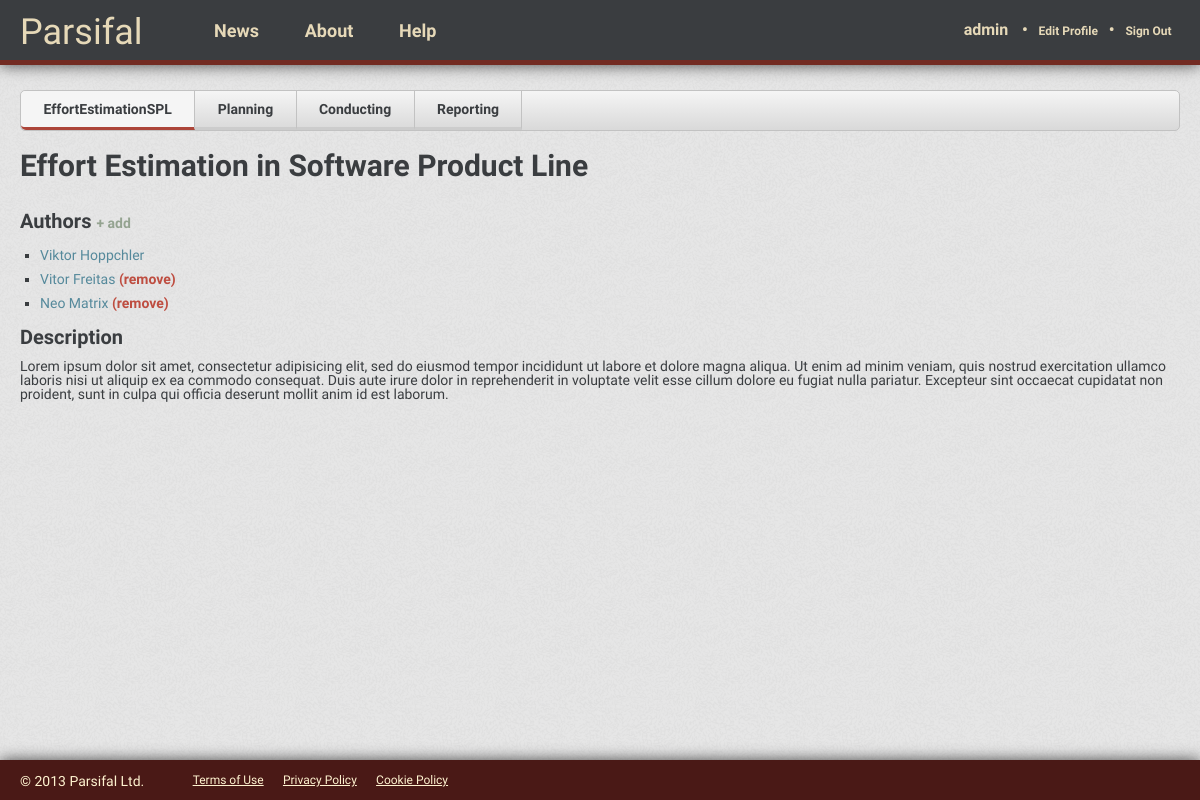
Page /admin/EffortEstimationSPL/ (signed in) on the committed database.
### reviews/models.py (models this page shows, shortened)
class Review(models.Model):
    short_name = models.CharField(max_length=50) #TODO: Change var name to Name
    title = models.CharField(max_length=200)
    description = models.CharField(max_length=500)
    user = models.ForeignKey(User) #TODO: Change var name to Author
    create_date = models.DateTimeField(auto_now_add=True, blank=True)
    last_update = models.DateTimeField()
    co_authors = models.ManyToManyField(User, related_name="co+")
    objective = models.TextField(max_length=1000, null=True)
    questions = models.ManyToManyField(Question)
    sources = models.ManyToManyField(Source)
    class Meta:
        verbose_name = "Review"
        verbose_name_plural = "Reviews"

### reviews/views.py (the view)
@login_required
def review(request, username, review_name):
    review = Review.objects.get(short_name=review_name)
    context = RequestContext(request, {'review': review})
    return render_to_response('reviews/review.html', context)

### reviews/templates/reviews/review.html (shortened to what this page needs)
{% extends 'base_app.html' %}
{% block head_extra %}
  <link href="{{ STATIC_URL }}css/review.css" rel="stylesheet" media="screen">
{% endblock head_extra %}
{% block content %}
  <ul class="review-menu">
    <li class="active"><a href="/{{ review.user.username }}/{{ review.short_name }}/">{{ review.short_name }}</a></li>
    <li><a href="/{{ review.user.username }}/{{ review.short_name }}/planning/">Planning</a></li>
    <li><a href="/{{ review.user.username }}/{{ review.short_name }}/conducting/">Conducting</a></li>
    <li><a href="/{{ review.user.username }}/{{ review.short_name }}/reporting/">Reporting</a></li>
  </ul>
  <h1>{{ review.title }}</h1>
  <h2>
    Authors
    {% if user.id == review.user.id %}
      <button type="button" class="add-author">+ add</button>
    {% endif %}
  </h2>
  <ul class="authors">
    <li author=id="{{ review.user.id }}"><a href="/{{ review.user.username }}/">{{ review.user.get_full_name }}</a></li>
    {% for author in review.co_authors.all %}
      <li author-id="{{ author.id }}"><a href="/{{ author.username }}/">{{ author.get_full_name }}</a>
        {% if user.id == review.user.id %}
          <button type="button" class="remove-author">(remove)</button>
        {% endif %}
      </li>
    {% endfor %}
  </ul>
  <h2>Description</h2>
  <p>{{ review.description }}</p>
{% endblock content %}

### templates/base_app.html (shortened to what this page needs)
<!DOCTYPE html>
<html>
<head>
  <link href="{{ STATIC_URL }}css/style_app.css" rel="stylesheet" media="screen">
  {% block head_extra %}
  {% endblock head_extra %}
</head>
<body>
  <header class="wrapper">
    <h1><a href="/">Parsifal</a></h1>
    <nav class="menu">
      <a href="#">News</a>
      <a href="#">About</a>
      <a href="#">Help</a>
    </nav>
    <nav class="signedin">
      <a href="/{{ user.username }}/" class="user">{{ user.username }}</a>
      <span class="bullet">&bull;</span>
      <a href="/users/profile/">Edit Profile</a>
      <span class="bullet">&bull;</span>
      <a href="/signout/">Sign Out</a>
    </nav>
  </header>
  <section class="content wrapper">
    {% block content %}
    {% endblock content %}
    <div class="push"></div>
  </section>
  <footer class="wrapper">
    <p>© 2013 Parsifal Ltd.</p>
    <ul>
      <li><a href="#">Terms of Use</a></li>
      <li><a href="#">Privacy Policy</a></li>
      <li><a href="#">Cookie Policy</a></li>
    </ul>
  </footer>
</body>
</html>

### static/css/style_app.css (style rules this page uses)
* { -moz-box-sizing: border-box; -webkit-box-sizing: border-box; box-sizing: border-box; }
html, body { height: 100%; }
body { background: url("../img/ticks.png"); color: #3A3D40; font-family: "Source Sans Pro", Tahoma, Arial, sans-serif; font-weight: 400; font-size: 62.5%; }
header { background: #3A3D40; height: 65px; border-bottom: 5px solid #732B22; position: fixed; width: 100%; box-shadow: 0 0px 15px rgba(0, 0, 0, 0.7); z-index: 1000; }
header h1 { font-family: Playball, cursive; font-size: 3.6em; float: left; padding-top: .4em; font-weight: 400; margin: 0; }
header h1 a { color: #E6D9B8; text-decoration: none; }
header nav.menu { float: left; padding-top: 2.2em; padding-left: 5em; }
header nav.menu a { padding: 0 1.2em; color: #E6D9B8; text-decoration: none; font-size: 1.8em; font-weight: bold; }
header nav.signedin { padding-top: 2.2em; float: right; }
header nav.signedin span.bullet { color: #E6D9B8; font-size: 1.6em; font-weight: bold; }
header nav.signedin a { color: #E6D9B8; text-decoration: none; font-size: 1.2em; padding: 0 .7em; font-weight: bold; }
header nav.signedin a.user { font-size: 1.6em; }
.wrapper { width: 100%; padding: 0 20px; }
.content { padding: 90px 20px 20px; min-height: 100%; height: auto !important; height: 100%; margin: 0 auto -40px; }
footer { background-color: #4A1916; height: 40px; box-shadow: 0 0px 15px rgba(0, 0, 0, 0.7); }
footer p { padding-top: 1em; color: #FFF3D0; font-size: 1.4em; font-weight: 400; float: left; margin: 0; }
footer ul { float: left; padding-top: 1.4em; padding-left: 2em; }
footer ul li { display: inline; font-size: 1.2em; padding: 0 .7em; }
footer ul li a { color: #FFF3D0; text-decoration: underline; }
.push { height: 40px; }
ul { margin-left: 20px; }
ul li { font-size: 1.4em; padding: .2em 0; list-style: square; }

### reviews/static/css/review.css (style rules this page uses)
button.add-author, button.remove-author { cursor: pointer; background: none; border: none; font-weight: 600; font-size: 14px; display: inline; padding: 0; margin: 0; }
button.add-author { color: #94A390; }
button.remove-author { color: #BE4D40; }
ul.authors li { line-height: 1.3; }
ul.review-menu { width: 100%; margin: 0; margin-bottom: 20px; padding: 0; border: 1px solid #C2C2C2; background: #F5F5F5; border-radius: 5px; background: -moz-linear-gradient(top, #F5F5F5 0%, #D9D9D9 100%); background: -webkit-linear-gradient(top, #F5F5F5 0%, #D9D9D9 100%); background: -o-linear-gradient(top, #F5F5F5 0%, #D9D9D9 100%); font-size: 0; }
ul.review-menu li { display: inline-block; list-style: none; padding: 0; font-size: 14px; border-bottom: 3px solid #CCCCCC; border-right: 1px solid #C2C2C2; }
ul.review-menu li:first-child { border-bottom-left-radius: 5px; }
ul.review-menu li a { display: block; padding: .8em 1.6em; font-weight: 600; color: #3A3D40; }
ul.review-menu li:first-child { border-top-left-radius: 5px; border-bottom-left-radius: 5px; }
ul.review-menu li.active { background: #F5F5F5; color: #666B71; border-bottom: 3px solid #AC4539; }

### static/css/form.css (style rules this page uses)
input, button, select, option, textarea { font-family: inherit; }
button { text-transform: none; }

### static/css/typography.css (style rules this page uses)
h1, h2, h3, h4, h5, h6 { font-weight: 600; }
h1 { font-size: 3em; margin-bottom: 1em; }
h2 { font-size: 2em; margin: .6em 0; }
a { color: #55899B; text-decoration: none; }
p { font-size: 1.4em; margin-bottom: .7em; }

### rows in the picture
Review: short_name "EffortEstimationSPL", title "Effort Estimation in Software Product Line", user.get_full_name "Viktor Hoppchler", description "Lorem ipsum dolor sit amet, consectetur adipisicing elit, sed do eiusmod tempor incididunt ut labore et dolore magna aliqua. Ut enim ad minim veniam, quis nostrud exercitation ullamco laboris nisi ut aliquip ex ea commodo consequat. Duis aute irure dolor in reprehenderit in voluptate velit esse cillum dolore eu fugiat nulla pariatur. Excepteur sint occaecat cupidatat non proident, sunt in culpa qui officia deserunt mollit anim id est laborum."

### other values in the picture
{{ user.username }} "admin"
{{ author.get_full_name }} "Vitor Freitas"
{{ author.get_full_name }} "Neo Matrix"
